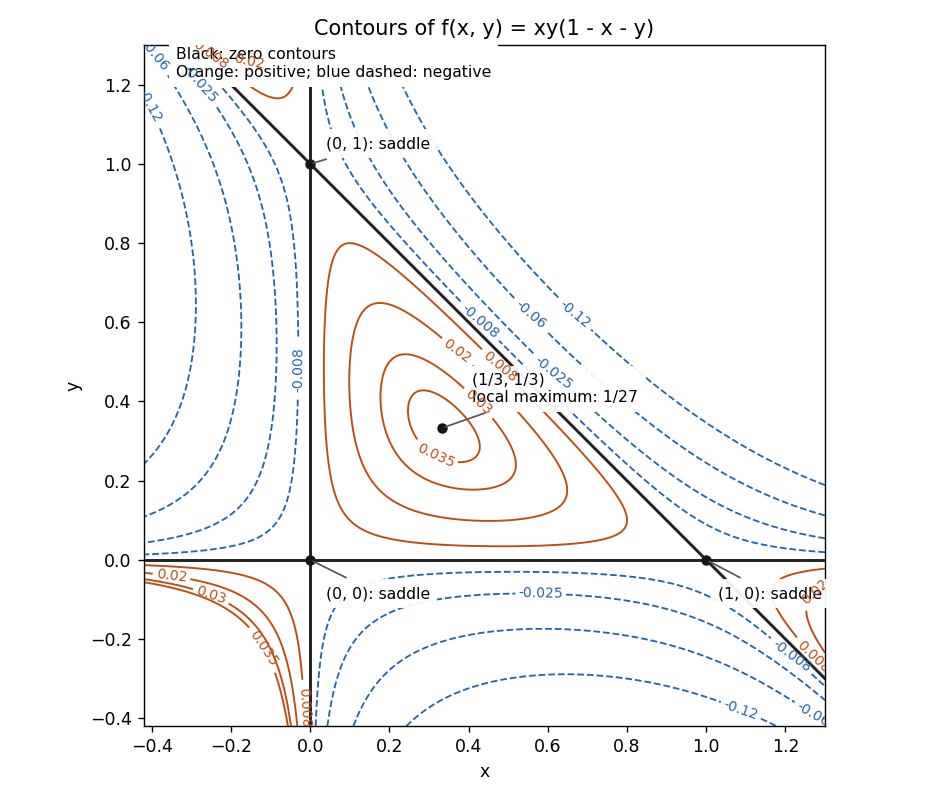

Write the Python code that produced this figure.
"""Contour sketch for Paper 2, Question 8A.

Tested with Python 3.14, NumPy 2.3.5 and Matplotlib 3.10.7.
Uses the caller's MPLCONFIGDIR unchanged. Writes only the PNG basename
in the current working directory, so Make can run it inside _media.
"""

from pathlib import Path

import matplotlib

matplotlib.use("Agg")
import matplotlib.pyplot as plt
import numpy as np


def main():
    grid = np.linspace(-0.42, 1.3, 650)
    x, y = np.meshgrid(grid, grid)
    values = x * y * (1 - x - y)
    fig, ax = plt.subplots(figsize=(7.6, 6.4), dpi=125, facecolor="white")
    ax.set_facecolor("white")
    negative = ax.contour(
        x, y, values, levels=[-0.12, -0.06, -0.025, -0.008],
        colors="#2563a6", linestyles="dashed", linewidths=1.05,
    )
    positive = ax.contour(
        x, y, values, levels=[0.008, 0.02, 0.03, 0.035],
        colors="#b94f14", linestyles="solid", linewidths=1.1,
    )
    ax.clabel(negative, fontsize=8, inline=True, fmt="%.3g")
    ax.clabel(positive, fontsize=8, inline=True, fmt="%.3g")
    ax.axvline(0, color="#222222", linewidth=1.7)
    ax.axhline(0, color="#222222", linewidth=1.7)
    ax.plot(grid, 1 - grid, color="#222222", linewidth=1.7)
    for point, offset, text in [
        ((0, 0), (9, -22), "(0, 0): saddle"),
        ((1, 0), (7, -22), "(1, 0): saddle"),
        ((0, 1), (9, 9), "(0, 1): saddle"),
        ((1 / 3, 1 / 3), (17, 15), "(1/3, 1/3)\nlocal maximum: 1/27"),
    ]:
        ax.plot(*point, "o", color="#161616", markersize=5)
        ax.annotate(
            text, point, xytext=offset, textcoords="offset points",
            fontsize=9, arrowprops={"arrowstyle": "-", "color": "#555555"},
            bbox={"facecolor": "white", "edgecolor": "none", "alpha": 0.93},
        )
    ax.text(-0.34, 1.22, "Black: zero contours\nOrange: positive; blue dashed: negative",
            fontsize=9, bbox={"facecolor": "white", "edgecolor": "none"})
    ax.set(xlim=(-0.42, 1.3), ylim=(-0.42, 1.3), xlabel="x", ylabel="y",
           title="Contours of f(x, y) = xy(1 - x - y)")
    ax.set_aspect("equal")
    fig.tight_layout()
    fig.savefig(Path("paper-2-contours.png"), facecolor="white", transparent=False)
    plt.close(fig)


if __name__ == "__main__":
    main()
